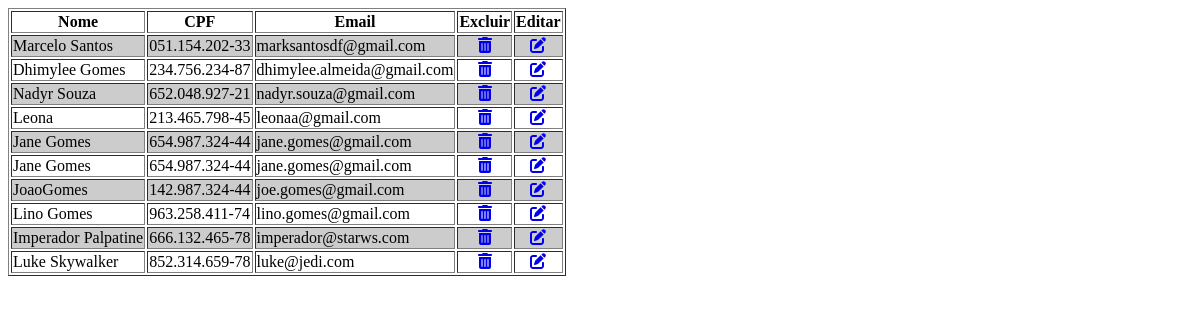
The page /VIEW/listarUsuario.php on the database its author committed.
### tables this page shows
CREATE TABLE IF NOT EXISTS `tb_usuarios` (
  `ID` INT(11) NOT NULL AUTO_INCREMENT,
  `NOME` VARCHAR(100) NOT NULL,
  `CPF` VARCHAR(11) NOT NULL,
  `EMAIL` VARCHAR(255) NOT NULL,
  `PASSWORD` VARCHAR(100) NOT NULL,
  `DATA_CADASTRO` datetime NOT NULL DEFAULT current_timestamp(),
  `ATIVO` TINYINT(4) NOT NULL DEFAULT 1,
  `TIPO` VARCHAR(45) NOT NULL DEFAULT '2',
  PRIMARY KEY (`ID`));

### DAO/conexao/Conexao.php (called while the page is built)
<?php
abstract class Conexao {
    private static $instance;
    public static function getInstance() {
        try {
            if ( !isset( self::$instance ) ) {
                self::$instance = new PDO( 'mysql:host=127.0.0.1;dbname=turismo', 'root', '' );
                self::$instance->setAttribute( PDO::ATTR_ERRMODE, PDO::ERRMODE_EXCEPTION );
            }
            return self::$instance;
        } catch ( PDOException $e ) {
            echo $e->getMessage();
        }
    }
}

### DAO/ClienteDAO.php (called while the page is built, shortened)
<?php
require_once 'conexao/Conexao.php';
class ClienteDAO {
    private $pdo;
    public function __construct() {
        $this->pdo = Conexao::getInstance();
    }
    public function findAll() {
        try {
            $sql = "SELECT * FROM tb_usuarios";
            $stmt = $this->pdo->prepare( $sql );
            $stmt->execute();
            $usuarios = $stmt->fetchAll( PDO::FETCH_ASSOC );
            return $usuarios;
        } catch ( PDOException $e ) {
            echo "Erro ao listar os usuarios: ", $e->getMessage();
        }
    }
}

### JS/funcao.php (called while the page is built, shortened)
<?php
function formatarCpfCnpj($cnpj_cpf){
    if (strlen(trim($cnpj_cpf)) === 11) {
      return preg_replace("/(\d{3})(\d{3})(\d{3})(\d{2})/", "\$1.\$2.\$3-\$4", $cnpj_cpf);
    }else if (strlen(trim($cnpj_cpf)) === 14) {
       return preg_replace("/(\d{2})(\d{3})(\d{3})(\d{4})(\d{2})/", "\$1.\$2.\$3/\$4-\$5", $cnpj_cpf);
    }
}

### VIEW/listarUsuario.php (the view, shortened to what this page needs)
<!DOCTYPE html>
<html lang="en">
<head>
    <link rel="stylesheet" href="../LIB/fontawesome-free-6.1.1-web/css/all.min.css">
</head>
<body>
<?php
require_once '../DAO/ClienteDAO.php';
include '../JS/funcao.php';
$clienteDAO = new ClienteDAO();
$usuarios = $clienteDAO->findAll();
echo "<table border='1'>";
echo "  <tr>";
echo "      <th>Nome</th>";
echo "      <th>CPF</th>";
echo "      <th>Email</th>";
echo "      <th>Excluir</th>";
echo "      <th>Editar</th>";
echo "  </tr>";
foreach ( $usuarios as $usuario ) {
    echo "<tr>";
    echo "  <td> {$usuario["NOME"]}</td>";
    echo "  <td>", formatarCpfCnpj( $usuario["CPF"] ), "</td>";
    echo "  <td> {$usuario["EMAIL"]} </td>";
    echo "  <td align='center'><a href='../controller/excluirUsuarioController.php?id={$usuario["ID"]}'><i class='fa-solid fa-trash-can'></a></i></td>";
    echo "  <td align='center'><a href='alterarUsuario.php?id={$usuario["ID"]}'><i class='fa-solid fa-pen-to-square'></a></i></td>";
    echo "</tr>";
}
echo "</table>";
?>
</body>
</html>

### VIEW/listarUsuario.php (style rules this page uses)
tr:nth-child(even) { background-color:#cccccc; }
tr:nth-child(odd) { background-color:#ffff; }

### rows shown on the page
tb_usuarios: NOME "Marcelo Santos", CPF "051.154.202-33", EMAIL "marksantosdf@gmail.com"
tb_usuarios: NOME "Dhimylee Gomes", CPF "234.756.234-87", EMAIL "dhimylee.almeida@gmail.com"
tb_usuarios: NOME "Nadyr Souza", CPF "652.048.927-21", EMAIL "nadyr.souza@gmail.com"
tb_usuarios: NOME "Leona", CPF "213.465.798-45", EMAIL "leonaa@gmail.com"
tb_usuarios: NOME "Jane Gomes", CPF "654.987.324-44", EMAIL "jane.gomes@gmail.com"
tb_usuarios: NOME "Jane Gomes", CPF "654.987.324-44", EMAIL "jane.gomes@gmail.com"
tb_usuarios: NOME "JoaoGomes", CPF "142.987.324-44", EMAIL "joe.gomes@gmail.com"
tb_usuarios: NOME "Lino Gomes", CPF "963.258.411-74", EMAIL "lino.gomes@gmail.com"
tb_usuarios: NOME "Imperador Palpatine", CPF "666.132.465-78", EMAIL "imperador@starws.com"
tb_usuarios: NOME "Luke Skywalker", CPF "852.314.659-78", EMAIL "luke@jedi.com"
